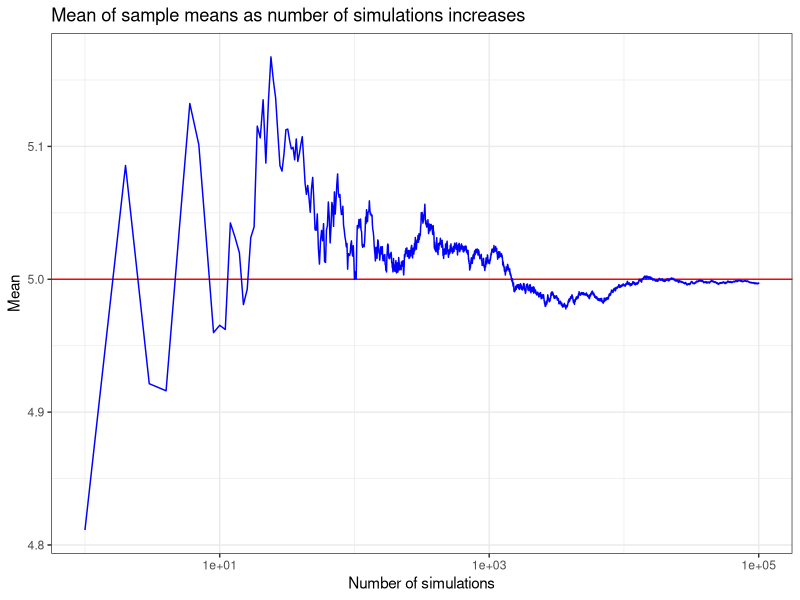
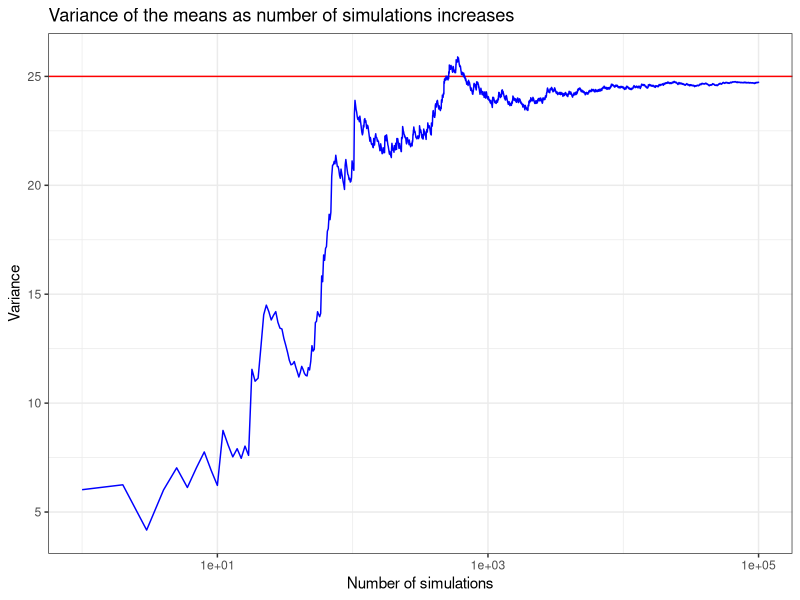
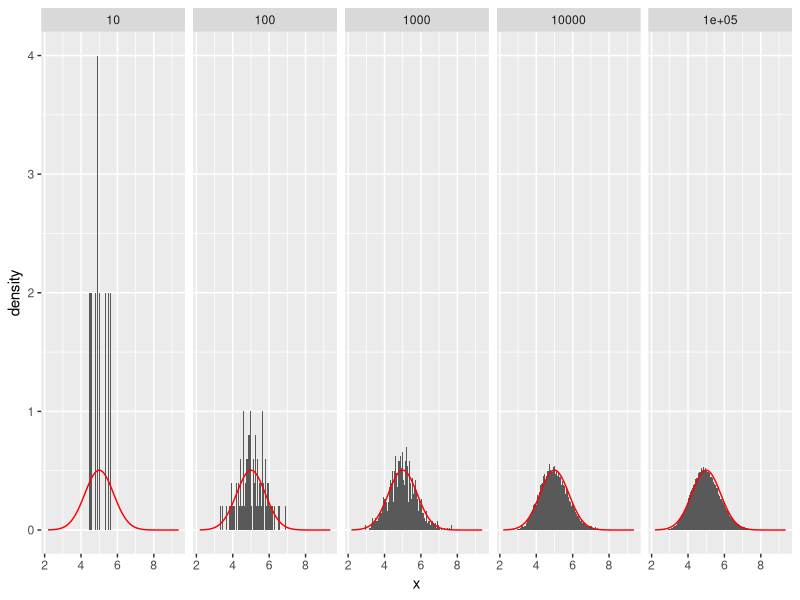

R code for these plots, in order:
## ---- chunk 1
knitr::opts_chunk$set(warning=FALSE, message=FALSE)
library('ggplot2')
## ---- chunk 2
lambda <- 0.2
## ---- chunk 3
theoritical_mean <- 1/lambda
theoritical_mean
## ---- chunk 4
theoritical_var <- 1 / lambda^2
theoritical_var
## ---- chunk 5
set.seed(123)
nb_obs <- 100000
sample_means <- NULL
sample_vars <- NULL
for (i in 1 : nb_obs) {
    f <- rexp(40, lambda)
    sample_means <- c(sample_means, mean(f))
}
## ---- chunk 6
cum_means <- cumsum(sample_means) / (1:nb_obs)
g <- ggplot(data.frame(x=1:nb_obs, y=cum_means), aes(x=x, y=y))
g <- g + geom_hline(yintercept = theoritical_mean, color="red")
g <- g + geom_line(color="blue")
g <- g + labs(title = "Mean of sample means as number of simulations increases", x = "Number of simulations", y = "Mean")
g <- g + theme_bw()
g <- g + scale_x_log10()
g
## ---- chunk 7
vars <- NULL
# we calculate the variance of the means, starting with the first 2 means
for (i in 2:nb_obs) {
    vars <- c(vars, sd(sample_means[1:i])^2 * 40)
}
g2 <- ggplot(data.frame(x=1:(nb_obs-1), y=vars), aes(x=x, y=y))
g2 <- g2 + geom_hline(yintercept = theoritical_var, color="red")
g2 <- g2 + geom_line(color="blue")
g2 <- g2 + labs(title = "Variance of the means as number of simulations increases", x = "Number of simulations", y = "Variance")
g2 <- g2 + theme_bw()
g2 <- g2 + scale_x_log10()
g2
## ---- chunk 8
data <- NULL
# let's build the samples for 10, 100, 1000, 10000 and 100 000 observations
data <- rbind(
    data.frame(obs=10, x=sample_means[1:10]),
    data.frame(obs=100, x=sample_means[1:100]),
    data.frame(obs=1000, x=sample_means[1:1000]),
    data.frame(obs=10000, x=sample_means[1:10000]),
    data.frame(obs=100000, x=sample_means[1:100000])
    )
g3 <- ggplot(data, aes(x = x)) + geom_histogram(aes(y=..density..), binwidth=.05)
# plot normal distribution, with parameters as per the Central Limit Theorem
g3 <- g3 + stat_function(fun = dnorm, color="red", args=list(mean=5, sd=sqrt(theoritical_var / 40)))
# plot panel plots by number of observations
g3 <- g3 + facet_grid(. ~ obs)
g3
